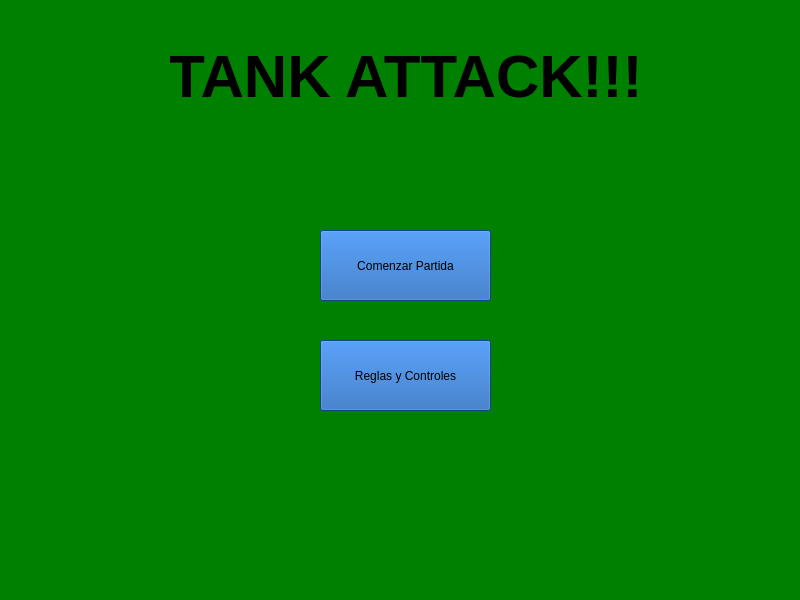
<?xml version="1.0" encoding="UTF-8"?>
<ui version="4.0">
 <class>MenuInicial</class>
 <widget class="QMainWindow" name="MenuInicial">
  <property name="geometry">
   <rect>
    <x>0</x>
    <y>0</y>
    <width>800</width>
    <height>600</height>
   </rect>
  </property>
  <property name="windowTitle">
   <string>MainWindow</string>
  </property>
  <property name="styleSheet">
   <string notr="true">background-color: rgb(0, 128, 0)</string>
  </property>
  <widget class="QWidget" name="centralwidget">
   <widget class="QLabel" name="LblTitle">
    <property name="geometry">
     <rect>
      <x>170</x>
      <y>0</y>
      <width>471</width>
      <height>151</height>
     </rect>
    </property>
    <property name="font">
     <font>
      <pointsize>45</pointsize>
      <weight>75</weight>
      <bold>true</bold>
     </font>
    </property>
    <property name="text">
     <string>TANK ATTACK!!!</string>
    </property>
    <property name="alignment">
     <set>Qt::AlignCenter</set>
    </property>
   </widget>
   <widget class="QPushButton" name="BtnRules">
    <property name="geometry">
     <rect>
      <x>320</x>
      <y>340</y>
      <width>171</width>
      <height>71</height>
     </rect>
    </property>
    <property name="styleSheet">
     <string notr="true">background-color : rgb(26, 95, 180)</string>
    </property>
    <property name="text">
     <string>Reglas y Controles</string>
    </property>
   </widget>
   <widget class="QPushButton" name="BtnStart">
    <property name="geometry">
     <rect>
      <x>320</x>
      <y>230</y>
      <width>171</width>
      <height>71</height>
     </rect>
    </property>
    <property name="styleSheet">
     <string notr="true">background-color : rgb(26, 95, 180)</string>
    </property>
    <property name="text">
     <string>Comenzar Partida</string>
    </property>
   </widget>
  </widget>
  <widget class="QStatusBar" name="statusbar"/>
  <widget class="QMenuBar" name="menubar">
   <property name="geometry">
    <rect>
     <x>0</x>
     <y>0</y>
     <width>800</width>
     <height>24</height>
    </rect>
   </property>
  </widget>
 </widget>
 <resources/>
 <connections/>
</ui>
